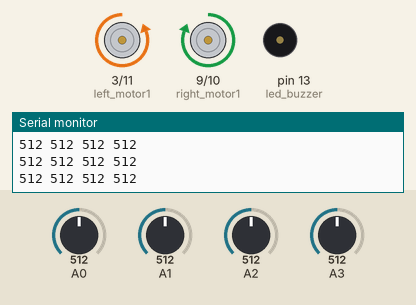
Recording of a sketch running on a simulated Arduino Uno, built with avr-gcc and run on an emulated ATmega328P. Parts: motor-driver pin pairs drawn as motors (green arrow = first pin HIGH = forward, orange = second pin HIGH = backward, longer = more drive), buzzer (waves = sounding), the last lines printed to the serial monitor. Inputs (shaded band) come from the test bench; at power-on: A3 = 512, A0 = 512, A2 = 512, A1 = 512.

Above: at 1.2 s.
1.3 s: A3 set to 218
4.3 s: A3 set to 184
At 5.0 s:
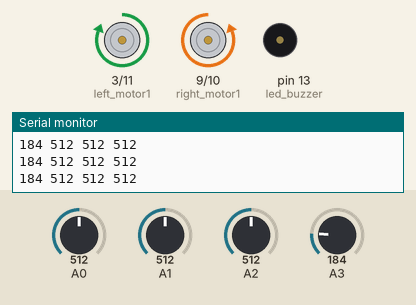
5.8 s: A0 set to 211
8.8 s: A0 set to 193
At 9.4 s:
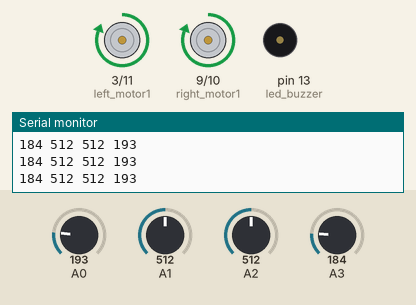
10.3 s: A2 set to 105
11.8 s: A2 set to 95
Timing chart, 0 to 14.8 s (numbered marks = the images above; inputs shaded):
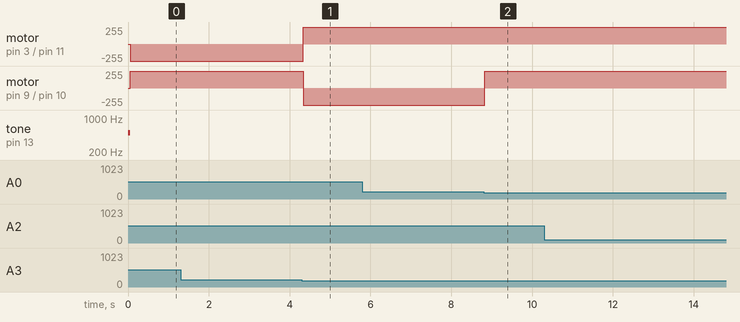

The sketch:

line_follower.ino
```cpp
#define led_buzzer 13
#define button 7 // button
#define ir_pin 2 // ir receiver
#define dip1 4 // mod anahtarı 1 - mod anahtarlarının bağlı olduğu pin numarasını tanımlıyoruz
#define dip2 5 // mod anahtarı 2 - mod anahtarlarının bağlı olduğu pin numarasını tanımlıyoruz
#define dip3 6  // mod anahtarı 3 - mod anahtarlarının bağlı olduğu pin numarasını tanımlıyoruz
#define left_motor1 3 // sol motor hız1 -  sol motoru kontrol etmek için gerekli pinler
#define left_motor2 11  // sol motor hız2 - bu iki pinden birine analogwrite ile çıkış yaparsanız motor o yönde döner . 2 pin aynı anda 0 yada 1 olursa motor durur.
#define right_motor1 9  // sag motor hız1 -  sag motoru kontrol etmek için gerekli pinler
#define right_motor2 10 // sag motor hız2 - bu iki pinden birine analogwrite ile çıkış yaparsanız motor o yönde döner . 2 pin aynı anda 0 yada 1 olursa motor durur.
#define abs(x) (x>0?x:-x)

namespace utils {
  struct Edge {
    // straight line as a Edge of graph model
    int weight;
    int connections[6] = {-1};
  };

  struct DistSensModel {
    // 4k distance sensor value model
    int s1 = 0;
    int s2 = 0;
    int s3 = 0;
    int s4 = 0;
  };

  Edge edges[100];
};

void right() {
  analogWrite(left_motor1, 1023);
  analogWrite(left_motor2, 0);
  analogWrite(right_motor1, 0);
  analogWrite(right_motor2, 1023);
}

void left() {
  analogWrite(left_motor1, 0);
  analogWrite(left_motor2, 1023);
  analogWrite(right_motor1, 1023);
  analogWrite(right_motor2, 0);
}

void forward() {
  analogWrite(left_motor1, 1023);
  analogWrite(left_motor2, 0);
  analogWrite(right_motor1, 1023);
  analogWrite(right_motor2, 0);
}

void backward() {
  analogWrite(left_motor1, 0);
  analogWrite(left_motor2, 1023);
  analogWrite(right_motor1, 0);
  analogWrite(right_motor2, 1023);
}

void stop() {
  analogWrite(left_motor1, 0);
  analogWrite(left_motor2, 0);
  analogWrite(right_motor1, 0);
  analogWrite(right_motor2, 0);
}

void printDistValues(utils::DistSensModel values) {
  Serial.print(values.s1);
  Serial.print(" ");
  Serial.print(values.s2);
  Serial.print(" ");
  Serial.print(values.s3);
  Serial.print(" ");
  Serial.print(values.s4);
  Serial.print(" ");
  Serial.println();
  Serial.println();
}

utils::DistSensModel getDisValues()
{
  utils::DistSensModel values;
  values.s1 = analogRead(A3);
  values.s2 = analogRead(A2);
  values.s3 = analogRead(A1);
  values.s4 = analogRead(A0);
  return values;
}

void setup() {
  Serial.begin(9600);

  pinMode(button, INPUT_PULLUP);
  pinMode(ir_pin, INPUT_PULLUP);

  pinMode(dip1, INPUT_PULLUP);
  pinMode(dip2, INPUT_PULLUP);
  pinMode(dip3, INPUT_PULLUP);

  pinMode(led_buzzer, OUTPUT);

  pinMode(left_motor1, OUTPUT);
  pinMode(left_motor2, OUTPUT);
  pinMode(right_motor1, OUTPUT);
  pinMode(right_motor2, OUTPUT);

  tone(led_buzzer, 500, 100);
  delay(50);
  noTone(led_buzzer);
/*
  left();
  delay(1000);
  right();
  delay(1000);
  forward();
  delay(1000);
  stop();
*/
}

utils::DistSensModel dsv;

void loop() {
  while(true) {
    dsv = getDisValues();
    printDistValues(dsv);
    if(dsv.s1 > 200) {
      left();
      continue;
    }
    if(dsv.s4 > 200) {
      right();
      continue;
    }

    if(dsv.s2 > 200 || dsv.s3 > 200) {
      forward();
      continue;
    }
    if(dsv.s1 < 200 && dsv.s2 < 200 &&
        dsv.s3 < 200 && dsv.s3 < 200)
    {
      //backward();
      //continue;
    }
    if(dsv.s1 > 200 && dsv.s2 > 200 &&
        dsv.s3 > 200 && dsv.s3 > 200)
    {
      stop();
      continue;
    }

  }

}
```

Measured:
- the behaviour switches between 201 and 200 on A3 (found by bisection; images 0 and 1)
- the behaviour switches between 201 and 200 on A0 (found by bisection; images 1 and 2)
- after the input at 4.3 s, motor on pin 3 (left_motor1) / pin 11 (left_motor2): backward 255/255 → forward 255/255 at once; motor on pin 9 (right_motor1) / pin 10 (right_motor2): forward 255/255 → backward 255/255 at once
- after the input at 8.8 s, motor on pin 9 (right_motor1) / pin 10 (right_motor2): backward 255/255 → forward 255/255 at once
